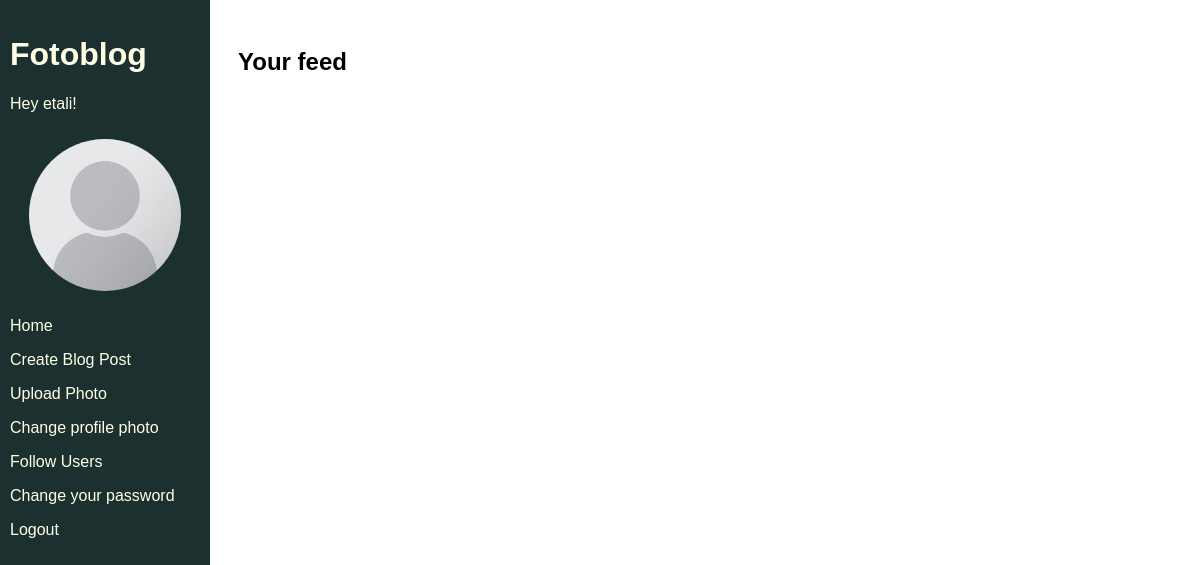
/home/ (signed in), run on an earlier commit of the app's database.
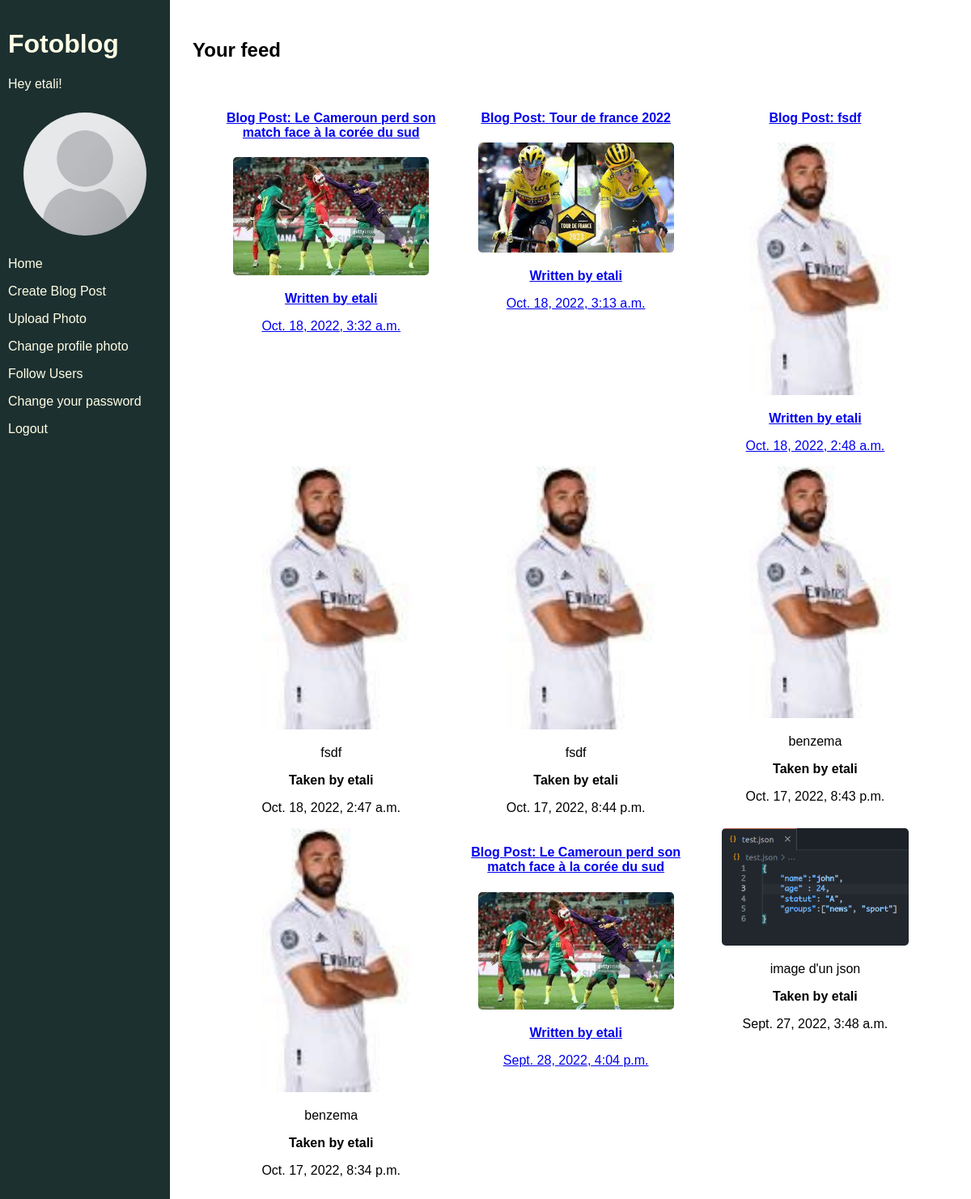
And on a later commit of the database.
### authentication/models.py (models this page shows, shortened)
class User(AbstractUser):
    CREATOR = 'CREATOR'
    SUBSCRIBER = 'SUBSCRIBER'
    ROLE_CHOICES = (
        (CREATOR, 'Creator'),
        (SUBSCRIBER, 'Subscriber'),
    )
    profile_photo = models.ImageField()
    role = models.CharField(max_length=30, choices=ROLE_CHOICES)
    follows = models.ManyToManyField(
        'self',
        limit_choices_to={'role': CREATOR},
        symmetrical=False
    )

### blog/models.py (models this page shows, shortened)
class Blog(models.Model):
    photo = models.ForeignKey(Photo, null=True, on_delete=models.SET_NULL, blank=True)
    title = models.CharField(max_length=128)
    content = models.CharField(max_length=5000)
    word_count = models.IntegerField(null=True)
    contributors = models.ManyToManyField(settings.AUTH_USER_MODEL, through='BlogContributor',
    related_name='contributions') #intermediary table to content all the contributors
    date_created = models.DateTimeField(auto_now_add=True)
    starred = models.BooleanField(default=False)

class Photo(models.Model):
    image = models.ImageField()
    caption = models.CharField(max_length=128, blank=True)
    uploader = models.ForeignKey(settings.AUTH_USER_MODEL, on_delete=models.CASCADE)
    date_created = models.DateTimeField(auto_now_add=True)
    IMAGE_SIZE = (800, 800)

### blog/views.py (the view)
# urls.py: 2. Add a URL to urlpatterns:  path('', views.home, name='home')
@login_required
def home(request):
    blogs = models.Blog.objects.filter(
        Q(contributors__in=request.user.follows.all()) |
        Q(starred=True)
        )
    photos = models.Photo.objects.filter(uploader__in=request.user.follows.all()).exclude(
        blog__in=blogs
    )
    blogs_and_photos = sorted(
        chain(blogs, photos), key=lambda instance: instance.date_created, reverse=True
    )
    context = {
        'blogs_and_photos': blogs_and_photos,
    }
    return render(request, 'blog/home.html', context=context)

### blog/templatetags/blog_extras.py (called while the page is built)
@register.filter
def model_type(value):
    return type(value).__name__

### blog/templates/blog/home.html
{% extends 'base.html' %}
{% load blog_extras %}
{% block content %}
    <h2>Your feed</h2>
    <div class="grid-container">
        {% for instance in blogs_and_photos %}
            {% if instance|model_type == 'Blog' %}
                <div class="post">
                    <a href="{% url 'view_blog' instance.id %}">
                        <h4>Blog Post: {{ instance.title }}</h4>
                        <img src="{{ instance.photo.image.url }}">
                        <p><strong>Written by {{ instance.contributors.all|join:", " }}</strong></p>
                        <p>{{ instance.date_created }}</p>
                    </a>
                </div>
            {% elif instance|model_type == 'Photo' %}
            <div class="post">
                <img src="{{ instance.image.url }}">
                <p>{{ instance.caption }}</p>
                <p><strong>Taken by {{ instance.uploader }}</strong></p>
                <p>{{ instance.date_created }}</p>
            </div>
            {% endif %}
        {% endfor %}
    </div>
{% endblock content %}

### templates/base.html (shortened to what this page needs)
<!DOCTYPE html>
{% load static %}
<html lang="en">
<head>
    <link rel="stylesheet" href="{% static 'app.css' %}">
</head>
<body>
    <div class="sidebar">
        <h1>Fotoblog</h1>
        {% if user.is_authenticated %}
            <p>Hey {{ user }}!</p>
        {% if user.profile_photo %}
            <img class="avatar" src={{ user.profile_photo.url }}>
        {% else %}
            <img class="avatar" src="{% static 'images/default_profile.png'%}">
        {% endif %}
        <p><a href="{% url 'home' %}">Home</a></p>
        {% if perms.blog.add_blog %}
            <p><a href="{% url 'blog_create' %}">Create Blog Post</a></p>
        {% endif %}
        {% if perms.blog.add_photo %}
            <p><a href="{% url 'photo_upload' %}">Upload Photo</a></p>
        {% endif %}
        <p><a href="{% url 'upload_profile_photo' %}">Change profile photo</a></p>
        <p><a href="{% url 'follow_users' %}">Follow Users</a></p>
        <p><a href="{% url 'password_change' %}">Change your password</a></p>
        <p><a href="{% url 'logout' %}">Logout</a></p>
    {% endif %}
    </div>
    <div class="main">
        {% block content %}{% endblock content %}
    </div>
</body>
</html>

### static/app.css (style rules this page uses)
html { font-family: Arial; }
.sidebar { height: 100%; width: 190px; position: fixed; z-index: 1; top: 0; left: 0; background-color: #1d3030; color: #ffffe6; overflow-x: hidden; padding-top: 15px; padding-left: 10px; padding-right: 10px; }
.sidebar a { text-decoration: none; color: #ffffe6; display: block; }
.main { margin-left: 210px; padding: 20px; }
.avatar { width: 80%; border-radius: 50%; display: block; margin: auto; padding-top: 10px; padding-bottom: 10px; }
.grid-container { display: grid; grid-template-columns: auto auto auto; padding: 20px; text-align: center; }
.post img { width: 80%; border-radius: 5px; }

What changed in the data, as far as the page shows it:
added Blog: title "Le Cameroun perd son match face à la corée du sud", photo.image (picture), contributors.all "etali", date_created "Oct. 18, 2022, 3:32 a.m."
added Blog: title "Tour de france 2022", photo.image (picture), contributors.all "etali", date_created "Oct. 18, 2022, 3:13 a.m."
added Blog: title "fsdf", photo.image (picture), contributors.all "etali", date_created "Oct. 18, 2022, 2:48 a.m."
added Photo: image (picture), caption "fsdf", uploader "etali", date_created "Oct. 18, 2022, 2:47 a.m."
added Photo: image (picture), caption "fsdf", uploader "etali", date_created "Oct. 17, 2022, 8:44 p.m."
added Photo: image (picture), caption "benzema", uploader "etali", date_created "Oct. 17, 2022, 8:43 p.m."
added Photo: image (picture), caption "benzema", uploader "etali", date_created "Oct. 17, 2022, 8:34 p.m."
now on this page (row unchanged): Blog: title "Le Cameroun perd son match face à la corée du sud", photo.image (picture), contributors.all "etali", date_created "Sept. 28, 2022, 4:04 p.m."
now on this page (row unchanged): Photo: image (picture), caption "image d'un json", uploader "etali", date_created "Sept. 27, 2022, 3:48 a.m."
